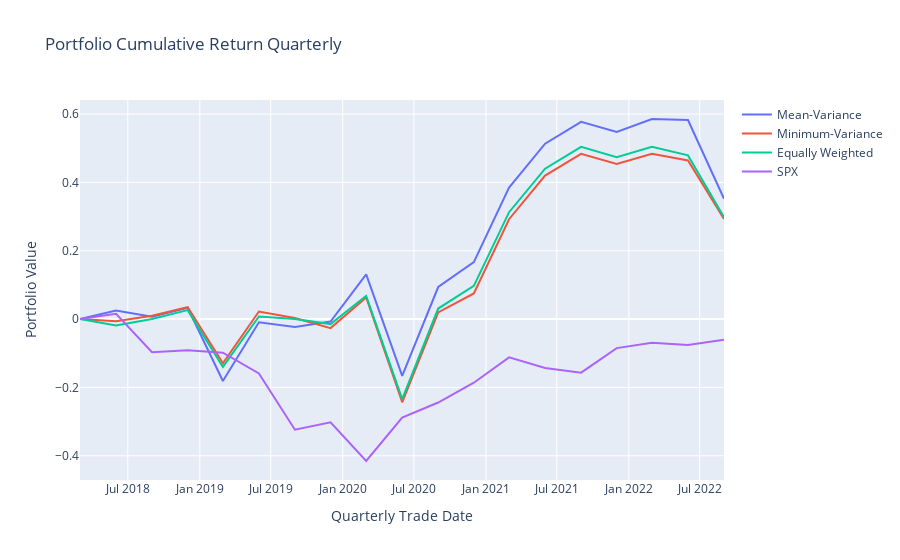

This figure's notebook cell:
### Markdown cell above
## 4.3 Plot Portfolio Cumulative Return

### Code cell
trace_return1 = go.Scatter(x = time_ind, y = portfolio_cumsum_meanv, mode = 'lines', name = 'Mean-Variance')
trace_return2 = go.Scatter(x = time_ind, y = portfolio_cumsum_minv, mode = 'lines', name = 'Minimum-Variance')
trace_return3 = go.Scatter(x = time_ind, y = portfolio_cumsum_equal, mode = 'lines', name = 'Equally Weighted')
trace_return4 = go.Scatter(x = time_ind, y = spx_cumsum, mode = 'lines', name = 'SPX')

data = [trace_return1,trace_return2,trace_return3, trace_return4]
layout = dict(title = "Portfolio Cumulative Return Quarterly", 
              xaxis = dict(title = 'Quarterly Trade Date'), 
              yaxis = dict(title = 'Portfolio Value'))
fig = dict(data = data, layout = layout)
plotly.offline.iplot(fig)
